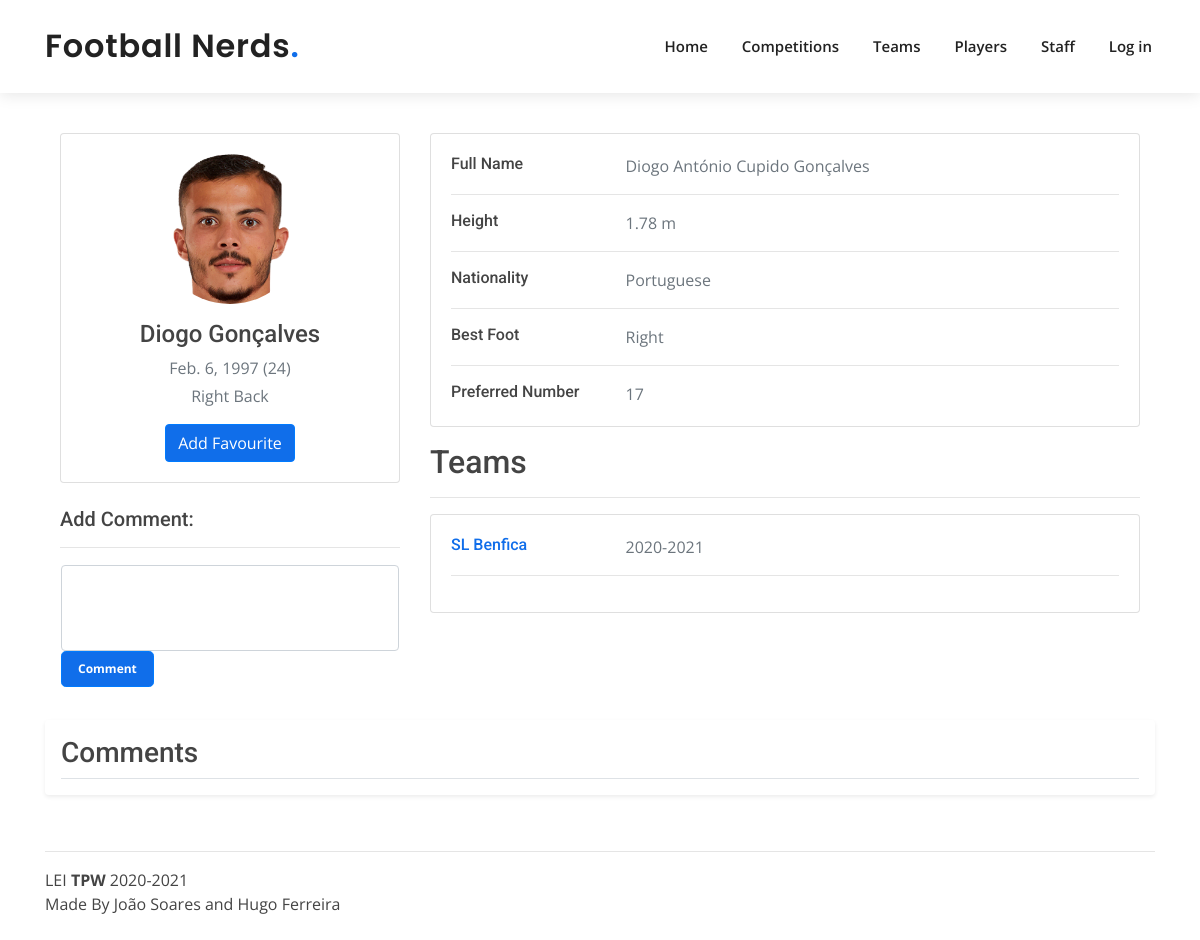
The page /players/1 on the database its author committed.
### app/models.py (models this page shows, shortened)
class Player(models.Model):
    POSITION_CHOICES = (
        ('Striker', 'ST-Striker'),
        ('Left Winger', 'LW-Left Winger'),
        ('Right Winger', 'RW-Right Winger'),
        ('Central Attacking Midfielder', 'CAM-Central Attacking Midfielder'),
        ('Central Midfielder', 'CM-Central Midfielder'),
        ('Central Defensive Midfielder', 'CDM-Central Defensive Midfielder'),
        ('Left Back', 'LB-Left Back'),
        ('Right Back', 'RB-Right Back'),
        ('Center Back', 'CB-Center Back'),
        ('Goalkeeper', 'GR-Goalkeeper'),
    )
    BEST_FOOT = (('Left', 'L-Left'), ('Right', 'R-Right'), ('Both', 'B-Both'))
    full_name = models.CharField(max_length=120)
    name = models.CharField(max_length=90)
    birthday = models.DateField()
    height = models.FloatField(validators=[MinValueValidator(0)])
    nationality = models.CharField(max_length=70)
    position = models.CharField(max_length=28, choices=POSITION_CHOICES)
    best_foot = models.CharField(max_length=5, choices=BEST_FOOT)
    preferred_number = models.PositiveIntegerField(validators=[MinValueValidator(1),MaxValueValidator(100)])
    player_img = models.ImageField(upload_to=playerdir, default="players/default_player.png")

class Team(models.Model):
    full_name = models.CharField(max_length=70)
    name = models.CharField(max_length=70)
    abreviated_name = models.CharField(max_length=4)
    founding_year = models.IntegerField()
    club_badge_img = models.ImageField(upload_to=teamdir, default="teams/default_club.png")
    city = models.CharField(max_length=20)
    country = models.CharField(max_length=20)
    players = models.ManyToManyField(Player, through='PlayerPlaysFor')
    formation = models.CharField(max_length=5, validators=[RegexValidator(
        regex='[0-9]{1}-[0-9]{1}-[0-9]{1}',
        message='Season must follow the format number-number-number',
        code='invalid_formation'
    )])

class PlayerPlaysFor(models.Model):
    player = models.ForeignKey(Player, on_delete=models.CASCADE)
    team = models.ForeignKey(Team, on_delete=models.CASCADE)
    season = models.CharField(max_length=9, validators=[RegexValidator(
        regex='[0-9]{4}-[0-9]{4}',
        message='Season must follow the format year-year',
        code='invalid_season'
    )])

### app/views.py (the view, shortened to what this page needs)
# urls.py: path('players/<int:id>', views.player_details, name='player_details'),
def player_details(request, id):
    if not request.user.is_authenticated:
        favouriteplayer = False
        deleteeditbbt = False
    try:
        t_parms = {
            'player': Player.objects.get(id=id),
            'teams': set(Team.objects.filter(playerplaysfor__player_id=id).distinct()),
            'season': PlayerPlaysFor.objects.filter(player_id=id),
            'comments': CommentPlayer.objects.filter(player_id=id),
            'age': int((datetime.date.today() - Player.objects.get(id=id).birthday).days / 365),
            'favouriteplayer': favouriteplayer,
            'formComment': MakeCommentForm(),
            'deleteeditbbt': deleteeditbbt
        }
        return render(request, 'player_details.html', t_parms)
    except:
        return error_render(request, 404, "Player not Found")

### app/forms.py
class MakeCommentForm(forms.Form):
    comment = forms.CharField(widget=forms.Textarea, label='Add Comment')
    fields = ('comment')
    def __init__(self, *args, **kwargs):
        super().__init__(*args, **kwargs)
        for myField in self.fields:
            self.fields[myField].widget.attrs['rows'] = 3
            self.fields[myField].widget.attrs['class'] = 'form-control'
            self.fields[myField].widget.attrs['style'] = 'resize:none'

### templates/player_details.html (shortened to what this page needs)
{% extends 'layout.html' %}
{% load static %}
{% block content %}
<div class="container" style="padding-top: 40px">
    <div class="main-body">
          <div class="row gutters-sm">
            <div class="col-md-4 mb-3">
              <div class="card">
                <div class="card-body">
                  <div class="d-flex flex-column align-items-center text-center">
                    <img src="{% static 'img/' %}{{ player.player_img.url }}" alt="Admin" class="rounded-circle" width="150" height="150">
                    <div class="mt-3">
                      <h4>{{ player.name }}</h4>
                      <p class="text-secondary mb-1">{{ player.birthday }} ({{ age }})</p>
                      <p class="text-muted font-size-sm">{{ player.position }}</p>
                      <form action="{% url 'players' %}{{ player.id }}" method="post" >
                        {% if favouriteplayer %}
                            <button style="background: #106eea;" class="btn btn-primary" name="remove" remove="remove"> Remove Favourite</button>
                        {% else %}
                            <button style="background: #106eea;" class="btn btn-primary" value="add" name="add">Add Favourite</button>
                        {% endif %}
                      </form>
                    </div>
                  </div>
                </div>
              </div>
            <br>
            <h5>{{ formComment.comment.label}}:</h5>
            <hr>
              <div class="card mt-3" style="border-color: white">
                  <form action="{% url 'players' %}{{ player.id }}" method="post">
                      {{ formComment.comment }}
                      <button style="background: #106eea;font-size: 12px; font-weight: bolder;" type="submit" class="btn btn-primary btn-lg">Comment</button>
                  </form>
              </div>
            </div>
            <div class="col-md-8">
              <div class="card mb-3">
                <div class="card-body">
                  <div class="row">
                    <div class="col-sm-3">
                      <h6 class="mb-0">Full Name</h6>
                    </div>
                    <div class="col-sm-9 text-secondary">
                        {{player.full_name}}
                    </div>
                  </div>
                  <hr>
                  <div class="row">
                    <div class="col-sm-3">
                      <h6 class="mb-0">Height</h6>
                    </div>
                    <div class="col-sm-9 text-secondary">
                        {{player.height}} m
                    </div>
                  </div>
                  <hr>
                  <div class="row">
                    <div class="col-sm-3">
                      <h6 class="mb-0">Nationality</h6>
                    </div>
                    <div class="col-sm-9 text-secondary">
                      {{ player.nationality }}
                    </div>
                  </div>
                  <hr>
                  <div class="row">
                    <div class="col-sm-3">
                      <h6 class="mb-0">Best Foot</h6>
                    </div>
                    <div class="col-sm-9 text-secondary">
                      {{ player.best_foot }}
                    </div>
                  </div>
                  <hr>
                  <div class="row">
                    <div class="col-sm-3">
                      <h6 class="mb-0">Preferred Number</h6>
                    </div>
                    <div class="col-sm-9 text-secondary">
                      {{ player.preferred_number }}
                    </div>
                  </div>
                </div>
              </div>
                    <h2>Teams</h2>
                    <hr>
                    <div class="card mb-3">
                <div class="card-body">
                {% for team in teams %}
                {% for sea in season %}
                    <div class="row">
                    <div class="col-sm-3">
                       <a href="{% url 'teams' %}{{ team.id }}"><h6 class="mb-0">{{ team.name}}</h6></a>
                    </div>
                    <div class="col-sm-9 text-secondary">
                        {% if sea.team.id == team.id %}
                        {{sea.season}}
                        {% endif %}
                    </div>
                  </div>
                  <hr>
                {% endfor %}
                {% endfor %}
                </div>
                </div>
            </div>
            </div>
          </div>
        </div>
          <div class="my-3 p-3 bg-body rounded shadow-sm">
            <h3 class="border-bottom pb-2 mb-0">Comments</h3>
            </div>
          </div>
{% endblock %}

### app/static/css/style.css (style rules this page uses)
body { font-family: "Open Sans", sans-serif; color: #444444; }
a { color: #106eea; }
h1, h2, h3, h4, h5, h6 { font-family: "Roboto", sans-serif; }

### rows shown on the page
Player: player_img (picture), name "Diogo Gonçalves", birthday "Feb. 6, 1997", position "Right Back", full_name "Diogo António Cupido Gonçalves", height "1.78", nationality "Portuguese", best_foot "Right", preferred_number "17"
Team: name "SL Benfica"
PlayerPlaysFor: season "2020-2021"

### other values the page prints
{{ age }} "24"
